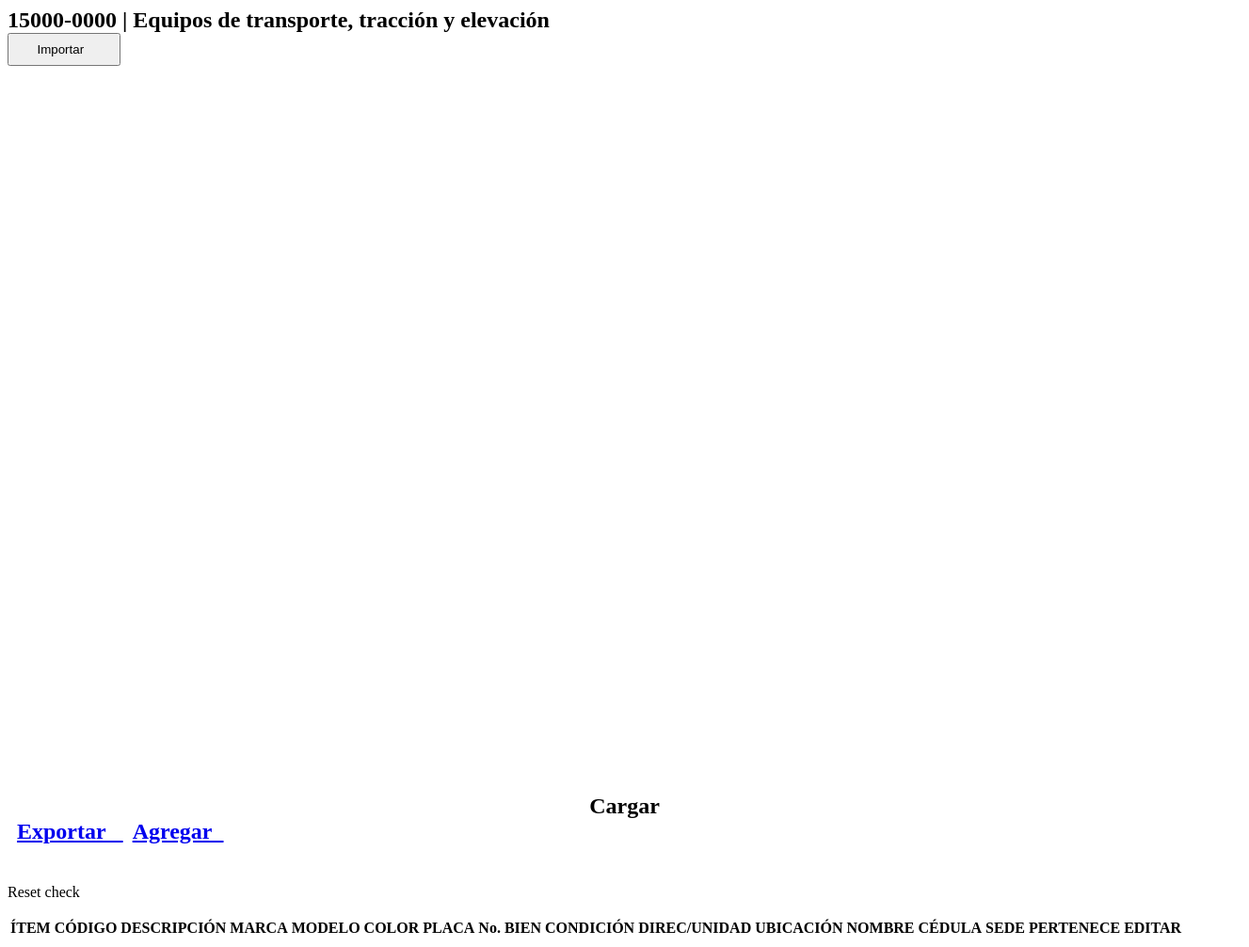
The app's page /modules/transporte/view.php, older data.
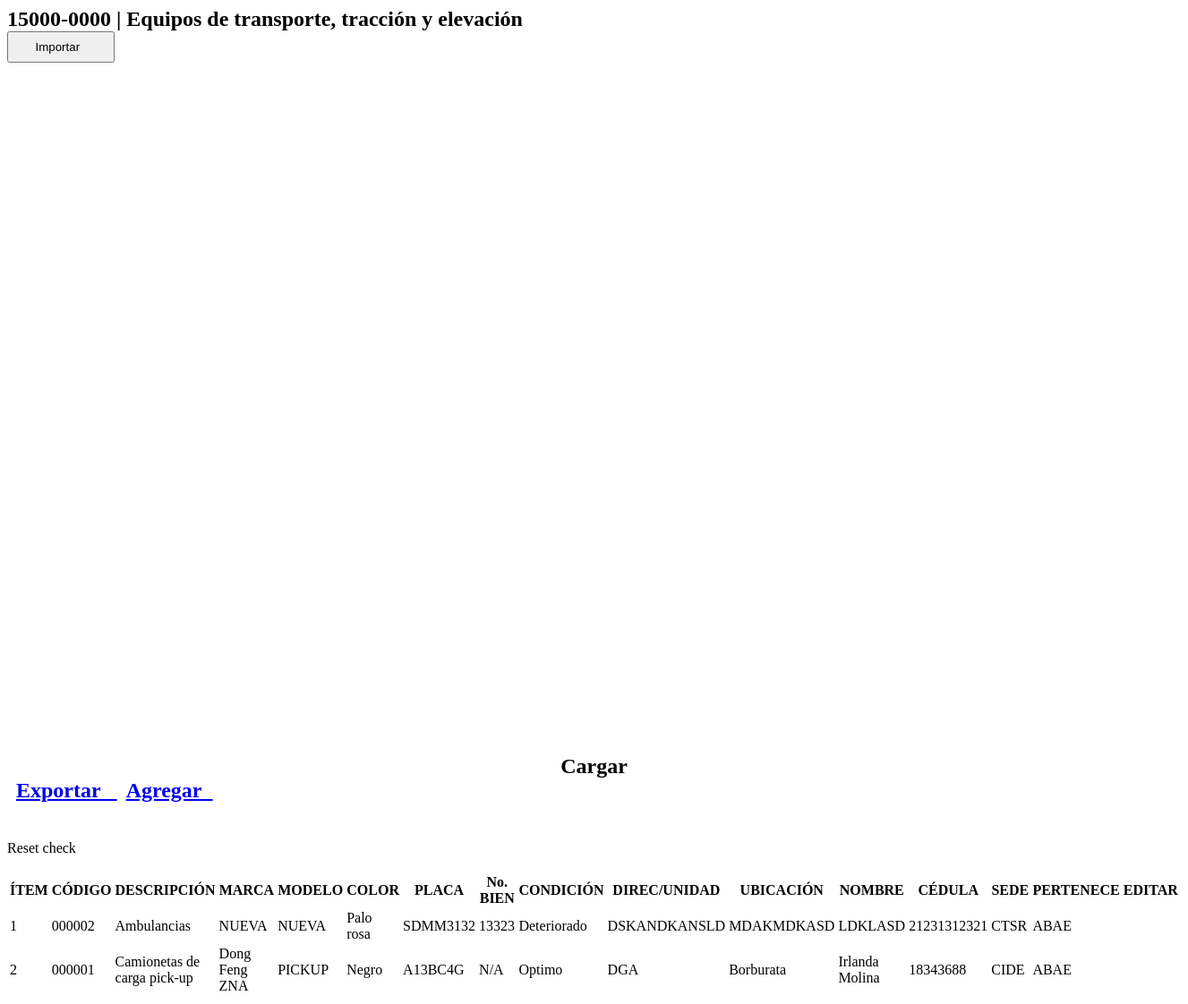
The same page, newer data.
### tables this page shows
CREATE TABLE `transporte` (
  `codigo` varchar(10) NOT NULL,
  `descripcion` varchar(40) NOT NULL,
  `placa` varchar(15) NOT NULL,
  `marca` varchar(300) DEFAULT NULL,
  `tipo` varchar(300) DEFAULT NULL,
  `modelo` varchar(300) DEFAULT NULL,
  `color` varchar(20) DEFAULT NULL,
  `condicion` varchar(300) DEFAULT NULL,
  `unidad` varchar(300) DEFAULT NULL,
  `ubicacion` varchar(300) DEFAULT NULL,
  `responsable` varchar(300) DEFAULT NULL,
  `pertenece` varchar(300) DEFAULT NULL,
  `cedula` varchar(15) DEFAULT NULL,
  `sede` varchar(300) DEFAULT NULL,
  `nmroCarroceria` varchar(300) DEFAULT NULL,
  `anio` varchar(10) DEFAULT NULL,
  `tipoCombustible` varchar(30) DEFAULT NULL,
  `created_user` int(5) DEFAULT NULL,
  `created_date` timestamp NULL DEFAULT NULL,
  `updated_date` timestamp NULL DEFAULT NULL,
  `estado` enum('chequeado','nochequeado') DEFAULT 'chequeado',
  `updated_user` int(5) DEFAULT NULL,
  `categoria` varchar(30) DEFAULT NULL
);

### modules/transporte/view.php (the view, shortened to what this page needs)
<section class="content-header">
  <h2>
  <i class="fa fa-folder-o icon-title"></i> 15000-0000 | Equipos de transporte, tracción y elevación
    <form action="database/excel_to_mysql_vehiculos.php" method="POST" enctype="multipart/form-data">
        <button class="btn btn-primary btn-social pull-right botones" name="archivoInput" data-toggle="tooltip">
          <i class="fa fa-sign-in"></i></i>Importar&nbsp;&nbsp;
        </button>
        <div class="btn-group pull-right" role="group" aria-label="Basic example">
          <a class="btn btn-primary btn-social pull-right botones" data-toggle="tooltip">
            <div class="textoInput">
            Cargar
            </div>
          </a>
          <a class="btn btn-primary btn-social pull-right botones" href="database\php_excel_transporte.php" data-toggle="tooltip">
            <i class="fa fa-sign-out"></i></i>Exportar&nbsp;&nbsp;
          </a>
          <a class="btn btn-primary btn-social  pull-right botones" href="?module=form_transporte&form=add" data-toggle="tooltip">
            <i class="fa fa-plus"></i> Agregar&nbsp;&nbsp;
          </a>
        </div>
    </form>
  </h2>
</section>
<section class="content">
  <div class="row">
    <div class="col-md-12">
      <div class="box box-primary">
        <div class="box-body">
          <table id="dataTables1" class="table table-bordered table-striped table-hover">
            <thead>
              <tr>
                <th class="center">ÍTEM</th>
                <th class="center">CÓDIGO</th>
                <th class="center">DESCRIPCIÓN</th>
                <th class="center">MARCA</th>
				        <th class="center">MODELO</th>
                <th class="center">COLOR</th>
                <th class="center">PLACA</th>
                <th class="center">No. BIEN</th>
                <th class="center">CONDICIÓN</th>
                <th class="center">DIREC/UNIDAD</th>
                <th class="center">UBICACIÓN</th>
                <th class="center">NOMBRE</th>
                <th class="center">CÉDULA</th>
                <th class="center">SEDE</th>
                <th class="center">PERTENECE</th>
                <th class="center">EDITAR</th>
              </tr>
            </thead>
            <tbody>
            <?php
            $no = 1;
            $query = mysqli_query($mysqli, "SELECT cedula_user,sede, id_user, name_user, foto, permisos_acceso FROM usuarios WHERE id_user='$_SESSION[id_user]'")
                                or die('error: '.mysqli_error($mysqli));
            $permiso = $_SESSION['permisos_acceso'];
            $sede = $_SESSION['sede'];
            if ($sede == 'CTSR' && $permiso == 'Super Admin') {
              $query = mysqli_query($mysqli, "SELECT * FROM transporte WHERE categoria= 'transporte' ORDER BY codigo DESC")
                  or die('error: '.mysqli_error($mysqli));
            } else {
              $query = mysqli_query($mysqli, "SELECT * FROM transporte WHERE categoria= 'transporte' and sede LIKE '$sede' ORDER BY codigo DESC")
                                              or die('error: '.mysqli_error($mysqli));
            }
            while ($data = mysqli_fetch_assoc($query)) {
              echo "<tr>
                      <td width='50'  class='center'>$no</td>
                      <td width='100' class='center'>$data[codigo]</td>
                      <td width='100' class='center'>$data[descripcion]</td>
                      <td width='100' class='center'>$data[marca]</td>
                      <td width='100' class='center'>$data[modelo]</td>
                      <td width='100' class='center'>$data[color]</td>
                      <td width='100' class='center'>$data[placa]</td>
                      <td width='100' class='center'>$data[anio]</td>
                      <td width='100' class='center'>$data[condicion]</td>
                      <td width='100' class='center'>$data[unidad]</td>
                      <td width='100' class='center'>$data[ubicacion]</td>
                      <td width='100' class='center'>$data[responsable]</td>
                      <td width='100' class='center'>$data[cedula]</td>
                      <td width='100' class='center'>$data[sede]</td>
                      <td width='100'  class='center'>$data[pertenece]</td>
                      <td width='100' class='center'>
                    <div>
                    <a data-toggle='tooltip' data-placement='top' title='Modificar' style='margin-right:0.3px' class='btn btn-primary btn-xs' href='?module=form_transporte&form=edit&id=$data[codigo]'>
                        <i style='color:#fff' class='glyphicon glyphicon-edit'></i>
                    </a>";
            ?>
            <?php
              echo "    </div>
                      </td>
                    </tr>";
              $no++;
            }
            ?>
          <div class="row" style="height:35px;">
            <a class="btn btn-primary pull-right botones" id="btntransporte"  style="height:35px;">
              <i></i> Reset check
            </a>
          </div>
            </tbody>
          </table>
        </div>
      </div>
    </div>
  </div>
</section>

Row changes from the older to the newer data that the page shows:
added transporte: codigo "000002", descripcion "Ambulancias", marca "NUEVA", modelo "NUEVA", color "Palo rosa", placa "SDMM3132", anio "13323", condicion "Deteriorado", unidad "DSKANDKANSLD", ubicacion "MDAKMDKASD", responsable "LDKLASD", cedula "21231312321", sede "CTSR", pertenece "ABAE"
now on this page (row edited): transporte: codigo "000001", descripcion "Camionetas de carga pick-up", marca "Dong Feng ZNA", modelo "PICKUP", color "Negro", placa "A13BC4G", anio "N/A", condicion "Optimo", unidad "DGA", ubicacion "Borburata", responsable "Irlanda Molina", cedula "18343688", sede "CIDE", pertenece "ABAE"
